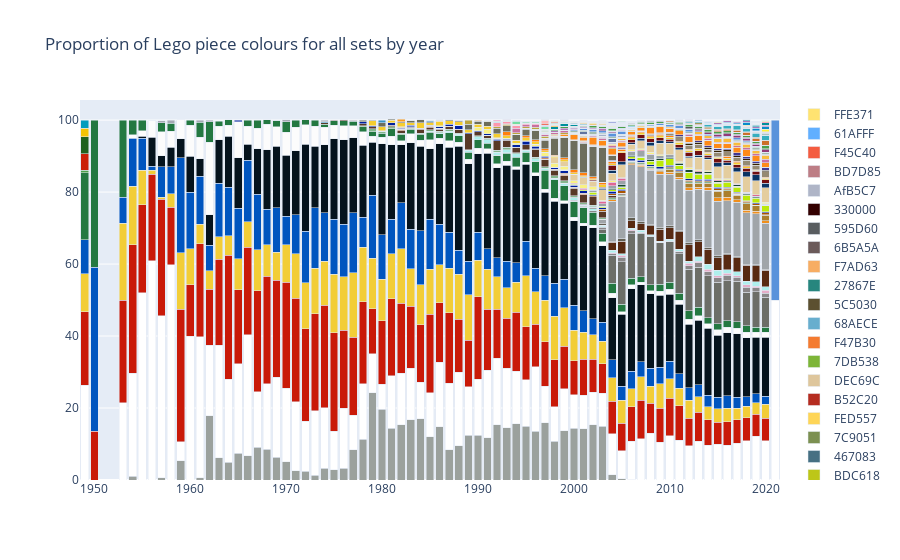

Here is the notebook cell this chart was saved with:
### Code cell
stacked_plot("Proportion of Lego piece colours for all sets by year", df_stack)
